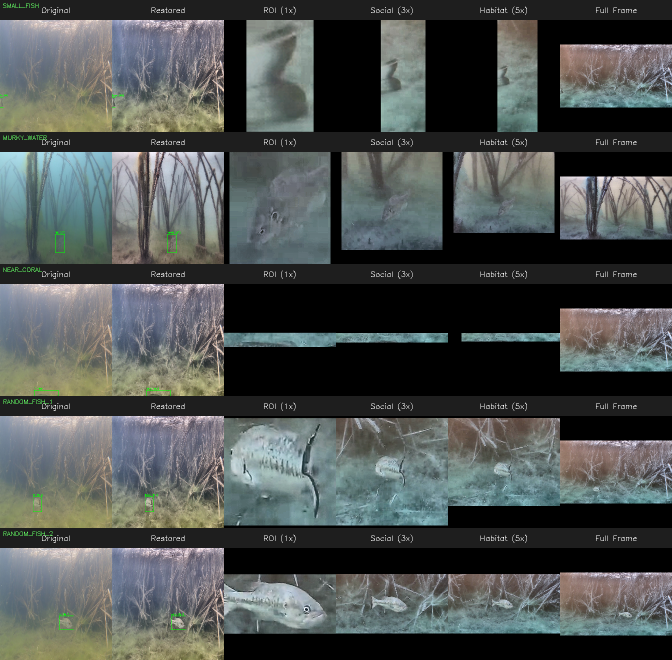
#> input picture outputs/visual_audit/combined_audit_grid.png, 1344 x 1320 px (shown at 1/2 size)
$ python -i visual_audit.py   (imports and definitions only)
#> lines starting #> are read from the running program, lines starting #| are printed output that depends on the picture
#> further down, picture is the input picture: shape (1320, 1344, 3); mean B, G, R 79.5, 81, 76.3
"""
BioReef.ai - Visual Pipeline Audit
====================================
Selects 3 fish samples from subset_100.json and runs them through
WaterNetRestorer + ContextHarvester, producing visual grids:
    [Original] | [Restored] | [ROI] | [Social] | [Habitat] | [Full Frame]

Sample selection criteria:
    1. Small fish (smallest bbox area) - tests Size-Adaptive ROI
    2. Low-contrast / murky (lowest average brightness) - tests Water-Net
    3. Near structure (bbox closest to frame edge) - tests Context Harvester padding

Output: saves grids to outputs/visual_audit/
"""

import json
import os
import sys
import cv2
import numpy as np
from urllib.parse import unquote

# Add project root to path
PROJECT_ROOT = os.path.dirname(os.path.abspath(__file__))
sys.path.insert(0, PROJECT_ROOT)

from bioreef.data.data_factory import ContextHarvester

# ---------------------------------------------------------------------------
# Configuration
# ---------------------------------------------------------------------------
DATA_DIR = os.path.join(PROJECT_ROOT, "data_oz", "ozfish_data")
IMAGES_DIR = os.path.join(DATA_DIR, "images")
SUBSET_PATH = os.path.join(DATA_DIR, "annotation", "subset_100.json")
OUTPUT_DIR = os.path.join(PROJECT_ROOT, "outputs", "visual_audit")

# [1 line not run here, left out]


# [133 lines left out: functions load_subset, select_3_samples, denormalize_tensor, not called in this run]


def simple_restore(image):
    """
    Simple underwater restoration (CLAHE-based enhancement).
    Used as a reliable fallback when Water-Net hub loading
    may have compatibility issues.
    """
    # Convert to LAB colour space
    lab = cv2.cvtColor(image, cv2.COLOR_BGR2LAB)
#> lab: shape (1320, 1344, 3); mean of channels 0, 1, 2 84.6, 126.2, 128.3
    l, a, b = cv2.split(lab)
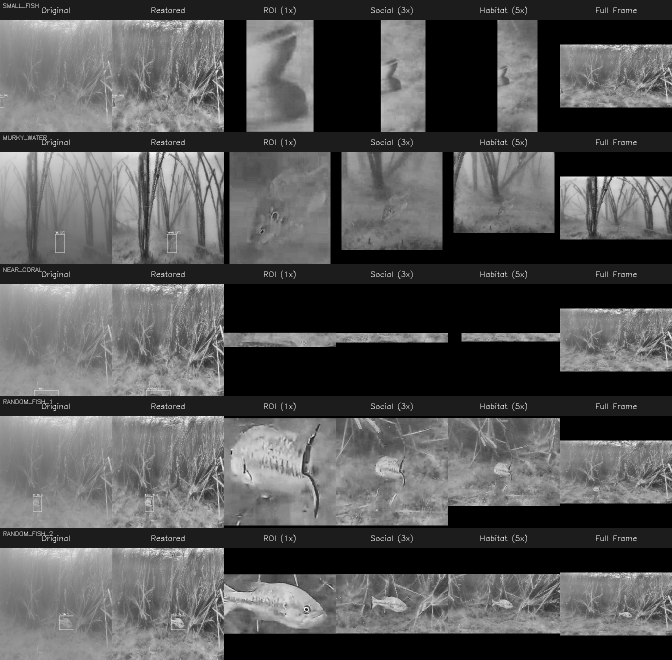
#> l: shape (1320, 1344) (shown at 1/2 size); min 0, max 255, mean 84.6
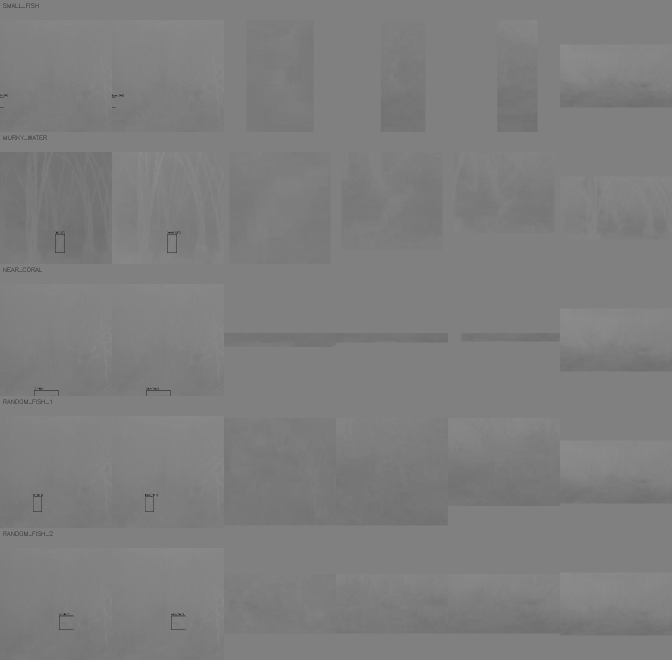
#> a: shape (1320, 1344) (shown at 1/2 size); min 42, max 144, mean 126.2
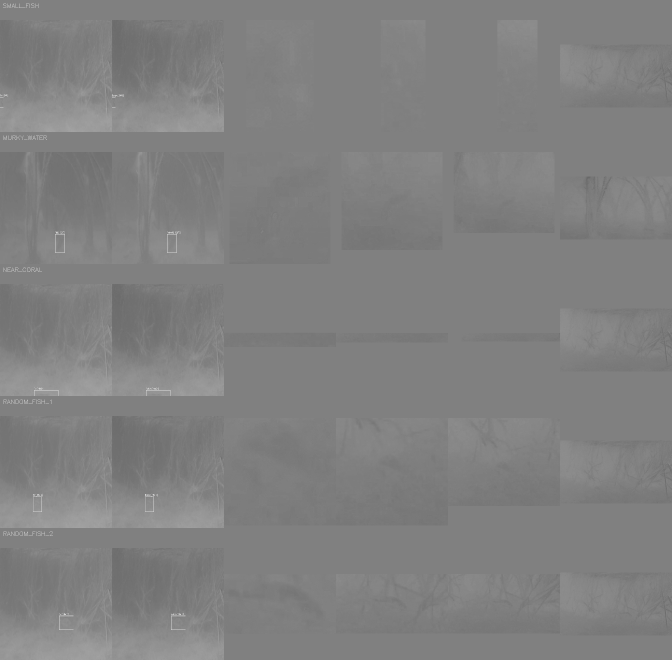
#> b: shape (1320, 1344) (shown at 1/2 size); min 102, max 211, mean 128.3

    # Apply CLAHE to lightness channel
    clahe = cv2.createCLAHE(clipLimit=3.0, tileGridSize=(8, 8))
    l_clahe = clahe.apply(l)
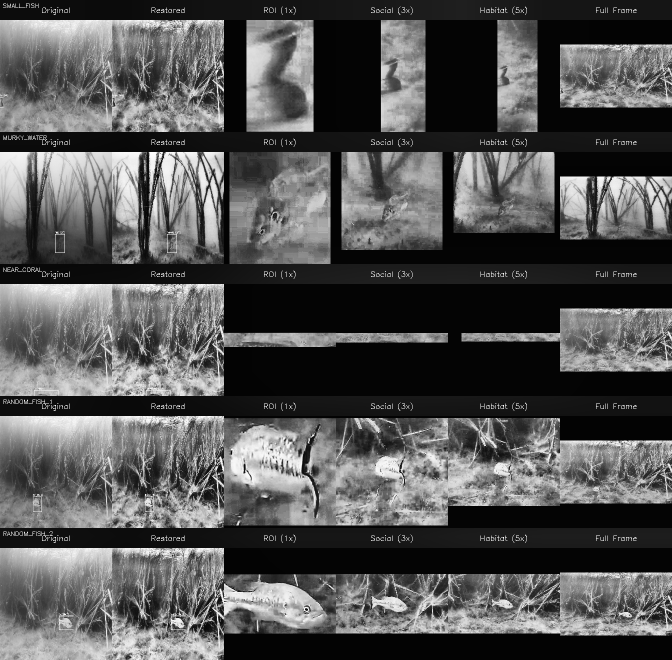
#> l_clahe: shape (1320, 1344) (shown at 1/2 size); min 3, max 255, mean 83.4

    # White balance correction (reduce blue-green cast)
    # Calculate per-channel means and shift toward grey-world assumption
    b_ch, g_ch, r_ch = cv2.split(image)
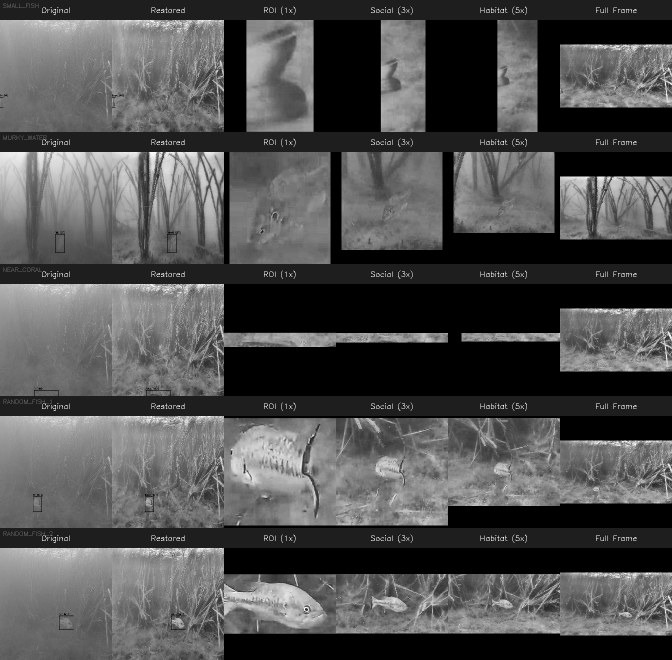
#> b_ch: shape (1320, 1344) (shown at 1/2 size); min 0, max 255, mean 79.5
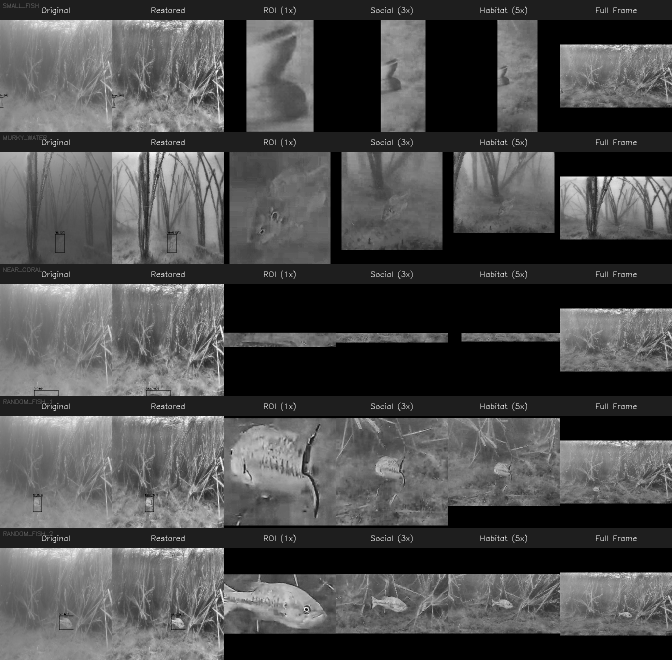
#> r_ch: shape (1320, 1344) (shown at 1/2 size); min 0, max 255, mean 76.3
    avg_b, avg_g, avg_r = b_ch.mean(), g_ch.mean(), r_ch.mean()
#> avg_b = 79.53; avg_g = 81.02; avg_r = 76.25
    avg_all = (avg_b + avg_g + avg_r) / 3.0
#> avg_all = 78.94

    scale_b = avg_all / max(avg_b, 1)
#> scale_b = 0.992
    scale_g = avg_all / max(avg_g, 1)
#> scale_g = 0.974
    scale_r = avg_all / max(avg_r, 1)
#> scale_r = 1.04

    r_corrected = np.clip(r_ch * scale_r, 0, 255).astype(np.uint8)
    g_corrected = np.clip(g_ch * scale_g, 0, 255).astype(np.uint8)
    b_corrected = np.clip(b_ch * scale_b, 0, 255).astype(np.uint8)

    white_balanced = cv2.merge([b_corrected, g_corrected, r_corrected])

    # Merge CLAHE lightness with white-balanced color
    lab_wb = cv2.cvtColor(white_balanced, cv2.COLOR_BGR2LAB)
#> lab_wb: shape (1320, 1344, 3); mean of channels 0, 1, 2 83.4, 128.1, 128.2
    _, a_wb, b_wb = cv2.split(lab_wb)
    enhanced_lab = cv2.merge([l_clahe, a_wb, b_wb])
#> enhanced_lab: shape (1320, 1344, 3); mean of channels 0, 1, 2 83.4, 128.1, 128.2
    enhanced = cv2.cvtColor(enhanced_lab, cv2.COLOR_LAB2BGR)
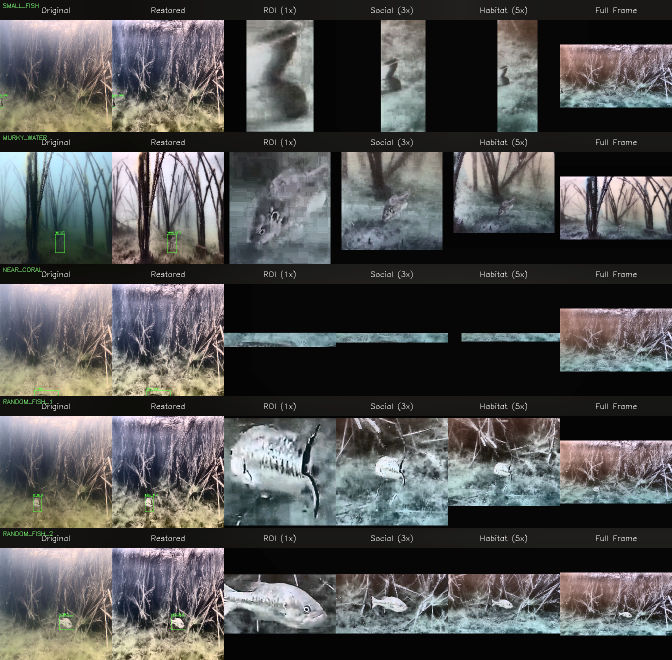
#> enhanced: shape (1320, 1344, 3) (shown at 1/2 size); mean B, G, R 80, 80.3, 80.1

    # Slight sharpening to enhance edges for DINOv2 patch extraction
    kernel = np.array([
        [0, -0.5, 0],
        [-0.5, 3.0, -0.5],
        [0, -0.5, 0]
    ])
    sharpened = cv2.filter2D(enhanced, -1, kernel)

    # Blend: 70% enhanced + 30% sharpened for natural look
    result = cv2.addWeighted(enhanced, 0.7, sharpened, 0.3, 0)

    return result


# [194 lines left out: functions create_visual_grid, main, not called in this run]


# [2 lines not run here, left out]

>>> import cv2
>>> picture = cv2.imread('outputs/visual_audit/combined_audit_grid.png')
>>> result = simple_restore(picture)

$ run again, on outputs/visual_audit/compare_murky_water.png
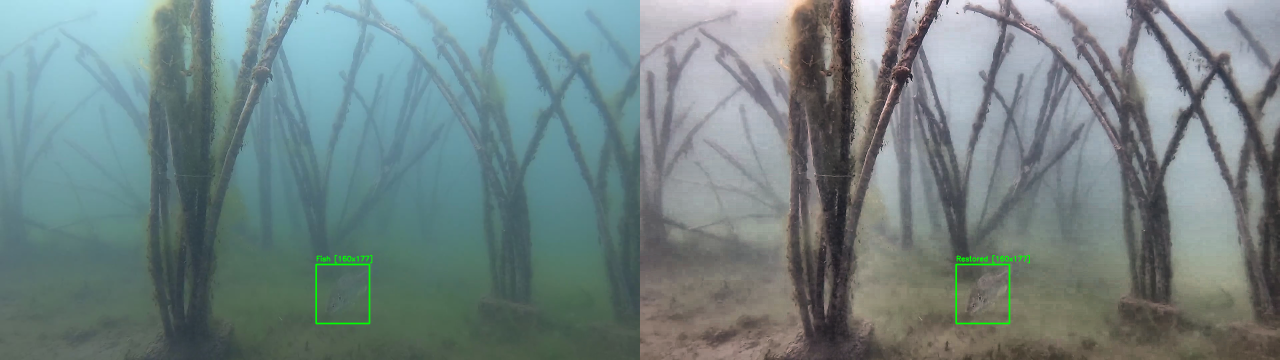
#> input picture outputs/visual_audit/compare_murky_water.png, 3840 x 1080 px (shown at 1/3 size)
#> picture is the input picture: shape (1080, 3840, 3); mean B, G, R 131.3, 131.1, 114.3
#> lab: shape (1080, 3840, 3); mean of channels 0, 1, 2 135.8, 122.5, 126.1
#> in simple_restore, `b_ch, g_ch, r_ch = cv2.split(image)`:
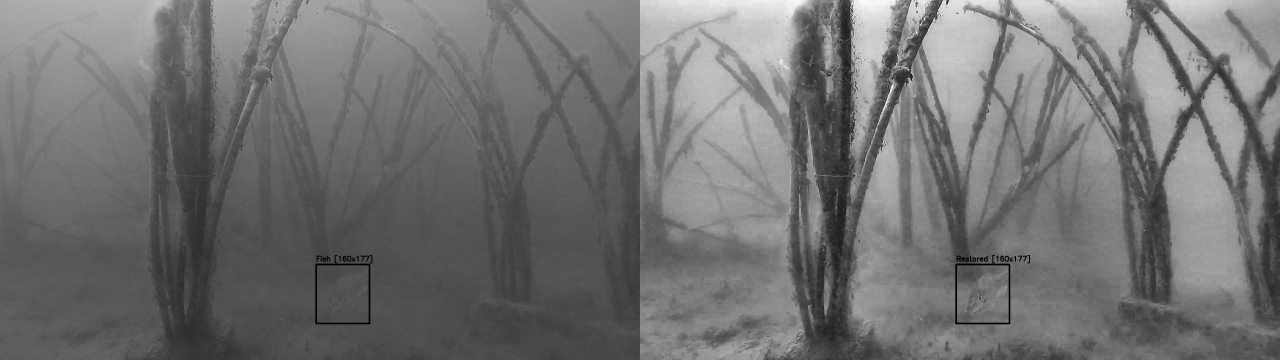
#> r_ch: shape (1080, 3840) (shown at 1/3 size); min 0, max 255, mean 114.3
#> avg_b = 131.3; avg_g = 131.1; avg_r = 114.3
#> avg_all = 125.6
#> scale_b = 0.956
#> scale_g = 0.958
#> scale_r = 1.1
#> lab_wb: shape (1080, 3840, 3); mean of channels 0, 1, 2 133.2, 128.5, 128.3
#> enhanced_lab: shape (1080, 3840, 3); mean of channels 0, 1, 2 138.1, 128.5, 128.3
#> in simple_restore, `enhanced = cv2.cvtColor(enhanced_lab, cv2.COLOR_LAB2BGR)`:
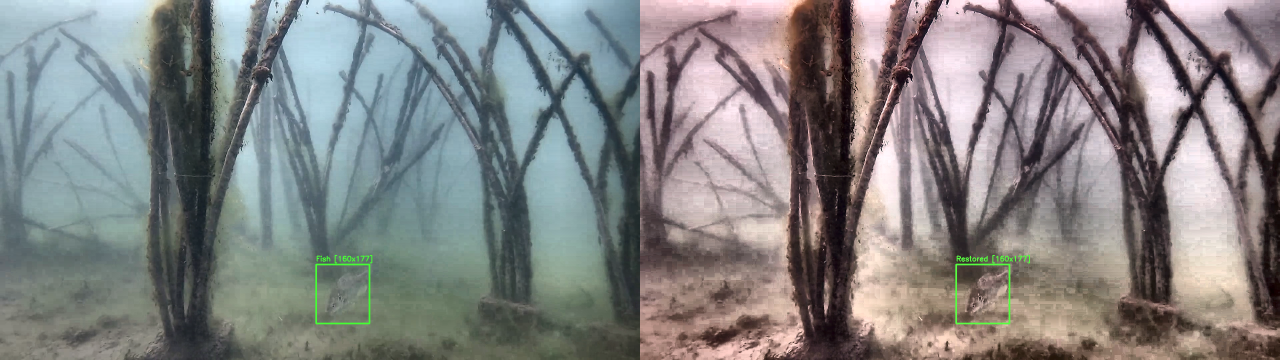
#> enhanced: shape (1080, 3840, 3) (shown at 1/3 size); mean B, G, R 131.1, 131.2, 131.2

$ run again, on outputs/visual_audit/failure_gallery_hd.png
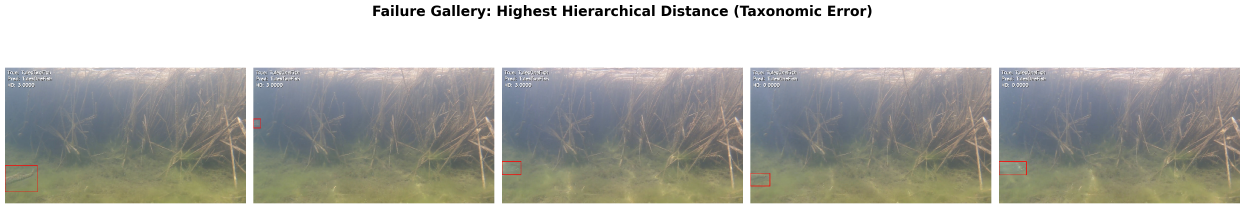
#> input picture outputs/visual_audit/failure_gallery_hd.png, 3735 x 625 px (shown at 1/3 size)
#> picture is the input picture: shape (625, 3735, 3); mean B, G, R 172, 177.5, 177.3
#> lab: shape (625, 3735, 3); mean of channels 0, 1, 2 182.5, 127.1, 131
#> in simple_restore, `b_ch, g_ch, r_ch = cv2.split(image)`:
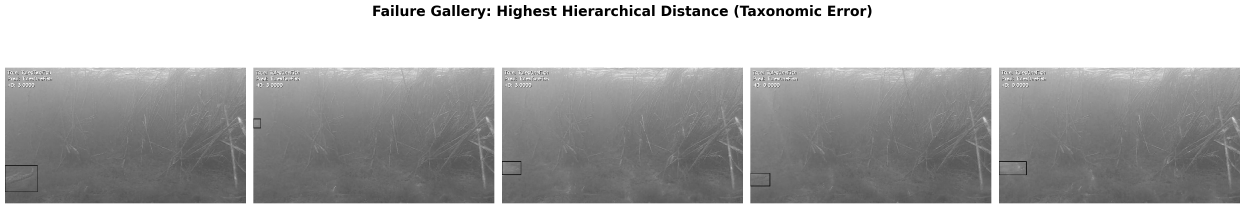
#> b_ch: shape (625, 3735) (shown at 1/3 size); min 0, max 255, mean 172
#> avg_b = 172; avg_g = 177.5; avg_r = 177.3
#> avg_all = 175.6
#> scale_b = 1.02
#> scale_g = 0.989
#> scale_r = 0.99
#> lab_wb: shape (625, 3735, 3); mean of channels 0, 1, 2 180.7, 128, 129.2
#> enhanced_lab: shape (625, 3735, 3); mean of channels 0, 1, 2 175.7, 128, 129.2
#> in simple_restore, `enhanced = cv2.cvtColor(enhanced_lab, cv2.COLOR_LAB2BGR)`:
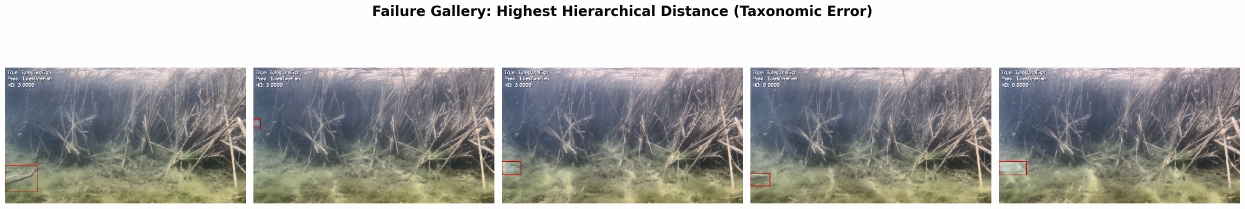
#> enhanced: shape (625, 3735, 3) (shown at 1/3 size); mean B, G, R 167.9, 170.6, 170.8
